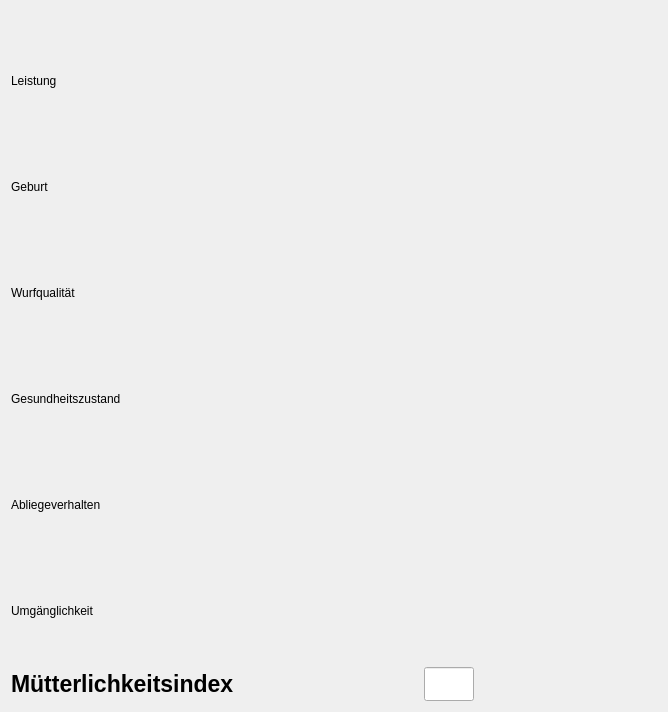
<?xml version="1.0" encoding="UTF-8"?>
<ui version="4.0">
 <class>Form</class>
 <widget class="QWidget" name="Form">
  <property name="geometry">
   <rect>
    <x>0</x>
    <y>0</y>
    <width>668</width>
    <height>567</height>
   </rect>
  </property>
  <property name="windowTitle">
   <string>Form</string>
  </property>
  <layout class="QVBoxLayout" name="verticalLayout">
   <item>
    <spacer name="horizontalSpacer_2">
     <property name="orientation">
      <enum>Qt::Horizontal</enum>
     </property>
     <property name="sizeType">
      <enum>QSizePolicy::Minimum</enum>
     </property>
     <property name="sizeHint" stdset="0">
      <size>
       <width>450</width>
       <height>20</height>
      </size>
     </property>
    </spacer>
   </item>
   <item>
    <layout class="QVBoxLayout" name="verticalLayout_2">
     <item>
      <layout class="QHBoxLayout" name="horizontalLayout_Leistung">
       <item>
        <widget class="QLabel" name="label_Leistung">
         <property name="minimumSize">
          <size>
           <width>150</width>
           <height>0</height>
          </size>
         </property>
         <property name="maximumSize">
          <size>
           <width>150</width>
           <height>16777215</height>
          </size>
         </property>
         <property name="text">
          <string>Leistung</string>
         </property>
        </widget>
       </item>
       <item>
        <spacer name="verticalSpacer">
         <property name="orientation">
          <enum>Qt::Vertical</enum>
         </property>
         <property name="sizeType">
          <enum>QSizePolicy::Minimum</enum>
         </property>
         <property name="sizeHint" stdset="0">
          <size>
           <width>20</width>
           <height>100</height>
          </size>
         </property>
        </spacer>
       </item>
       <item>
        <widget class="QWidget" name="widget_Leistung_Green" native="true">
         <property name="enabled">
          <bool>false</bool>
         </property>
        </widget>
       </item>
       <item>
        <widget class="QWidget" name="widget_Leistung_Yellow" native="true"/>
       </item>
       <item>
        <widget class="QWidget" name="widget_Leistung_Red" native="true"/>
       </item>
      </layout>
     </item>
     <item>
      <layout class="QHBoxLayout" name="horizontalLayout_Geburt">
       <item>
        <widget class="QLabel" name="label_Genurt">
         <property name="minimumSize">
          <size>
           <width>150</width>
           <height>0</height>
          </size>
         </property>
         <property name="maximumSize">
          <size>
           <width>150</width>
           <height>16777215</height>
          </size>
         </property>
         <property name="text">
          <string>Geburt</string>
         </property>
        </widget>
       </item>
       <item>
        <spacer name="verticalSpacer_2">
         <property name="orientation">
          <enum>Qt::Vertical</enum>
         </property>
         <property name="sizeType">
          <enum>QSizePolicy::Minimum</enum>
         </property>
         <property name="sizeHint" stdset="0">
          <size>
           <width>20</width>
           <height>100</height>
          </size>
         </property>
        </spacer>
       </item>
       <item>
        <widget class="QWidget" name="widget_Geburt_Green" native="true"/>
       </item>
       <item>
        <widget class="QWidget" name="widget_Geburt_Yellow" native="true"/>
       </item>
       <item>
        <widget class="QWidget" name="widget_Geburt_Red" native="true"/>
       </item>
      </layout>
     </item>
     <item>
      <layout class="QHBoxLayout" name="horizontalLayout_Wurf">
       <item>
        <widget class="QLabel" name="label_Wurfe">
         <property name="minimumSize">
          <size>
           <width>150</width>
           <height>0</height>
          </size>
         </property>
         <property name="maximumSize">
          <size>
           <width>150</width>
           <height>16777215</height>
          </size>
         </property>
         <property name="text">
          <string>Wurfqualität</string>
         </property>
        </widget>
       </item>
       <item>
        <spacer name="verticalSpacer_3">
         <property name="orientation">
          <enum>Qt::Vertical</enum>
         </property>
         <property name="sizeType">
          <enum>QSizePolicy::Minimum</enum>
         </property>
         <property name="sizeHint" stdset="0">
          <size>
           <width>20</width>
           <height>100</height>
          </size>
         </property>
        </spacer>
       </item>
       <item>
        <widget class="QWidget" name="widget_Wurf_Green" native="true"/>
       </item>
       <item>
        <widget class="QWidget" name="widget_Wurf_Yellow" native="true"/>
       </item>
       <item>
        <widget class="QWidget" name="widget_Wurf_Red" native="true"/>
       </item>
      </layout>
     </item>
     <item>
      <layout class="QHBoxLayout" name="horizontalLayout_Fitness">
       <item>
        <widget class="QLabel" name="label_Fitness">
         <property name="minimumSize">
          <size>
           <width>150</width>
           <height>0</height>
          </size>
         </property>
         <property name="maximumSize">
          <size>
           <width>150</width>
           <height>16777215</height>
          </size>
         </property>
         <property name="text">
          <string>Gesundheitszustand</string>
         </property>
        </widget>
       </item>
       <item>
        <spacer name="verticalSpacer_4">
         <property name="orientation">
          <enum>Qt::Vertical</enum>
         </property>
         <property name="sizeType">
          <enum>QSizePolicy::Minimum</enum>
         </property>
         <property name="sizeHint" stdset="0">
          <size>
           <width>20</width>
           <height>100</height>
          </size>
         </property>
        </spacer>
       </item>
       <item>
        <widget class="QWidget" name="widget_Fitness_Green" native="true"/>
       </item>
       <item>
        <widget class="QWidget" name="widget_Fitness_Yellow" native="true"/>
       </item>
       <item>
        <widget class="QWidget" name="widget_Fitness_Red" native="true"/>
       </item>
      </layout>
     </item>
     <item>
      <layout class="QHBoxLayout" name="horizontalLayout_Abliegeverhalten">
       <item>
        <widget class="QLabel" name="label_Abliegeverhalten">
         <property name="minimumSize">
          <size>
           <width>150</width>
           <height>0</height>
          </size>
         </property>
         <property name="maximumSize">
          <size>
           <width>150</width>
           <height>16777215</height>
          </size>
         </property>
         <property name="text">
          <string>Abliegeverhalten</string>
         </property>
        </widget>
       </item>
       <item>
        <spacer name="verticalSpacer_5">
         <property name="orientation">
          <enum>Qt::Vertical</enum>
         </property>
         <property name="sizeType">
          <enum>QSizePolicy::Minimum</enum>
         </property>
         <property name="sizeHint" stdset="0">
          <size>
           <width>20</width>
           <height>100</height>
          </size>
         </property>
        </spacer>
       </item>
       <item>
        <widget class="QWidget" name="widget_Abliegeverhalten_Green" native="true"/>
       </item>
       <item>
        <widget class="QWidget" name="widget_Abliegeverhalten_Yellow" native="true"/>
       </item>
       <item>
        <widget class="QWidget" name="widget_Abliegeverhalten_Red" native="true"/>
       </item>
      </layout>
     </item>
     <item>
      <layout class="QHBoxLayout" name="horizontalLayout_Umgaenglichkeit">
       <item>
        <widget class="QLabel" name="label_Umgaenglichkeit">
         <property name="minimumSize">
          <size>
           <width>150</width>
           <height>0</height>
          </size>
         </property>
         <property name="maximumSize">
          <size>
           <width>150</width>
           <height>16777215</height>
          </size>
         </property>
         <property name="text">
          <string>Umgänglichkeit</string>
         </property>
        </widget>
       </item>
       <item>
        <spacer name="verticalSpacer_6">
         <property name="orientation">
          <enum>Qt::Vertical</enum>
         </property>
         <property name="sizeType">
          <enum>QSizePolicy::Minimum</enum>
         </property>
         <property name="sizeHint" stdset="0">
          <size>
           <width>20</width>
           <height>100</height>
          </size>
         </property>
        </spacer>
       </item>
       <item>
        <widget class="QWidget" name="widget_Umgaenglichkeit_Green" native="true"/>
       </item>
       <item>
        <widget class="QWidget" name="widget_Umgaenglichkeit_Yellow" native="true"/>
       </item>
       <item>
        <widget class="QWidget" name="widget_Umgaenglichkeit_Red" native="true"/>
       </item>
      </layout>
     </item>
     <item>
      <layout class="QHBoxLayout" name="horizontalLayout_Muetterlichkeitsindex">
       <item>
        <widget class="QLabel" name="label_Muetterlichkeitsindex">
         <property name="font">
          <font>
           <pointsize>17</pointsize>
           <weight>75</weight>
           <bold>true</bold>
          </font>
         </property>
         <property name="text">
          <string>Mütterlichkeitsindex</string>
         </property>
        </widget>
       </item>
       <item>
        <spacer name="horizontalSpacer_22">
         <property name="orientation">
          <enum>Qt::Horizontal</enum>
         </property>
         <property name="sizeHint" stdset="0">
          <size>
           <width>40</width>
           <height>20</height>
          </size>
         </property>
        </spacer>
       </item>
       <item>
        <widget class="QLineEdit" name="lineEdit_Muetterlichkeitsindex">
         <property name="maximumSize">
          <size>
           <width>50</width>
           <height>16777215</height>
          </size>
         </property>
         <property name="font">
          <font>
           <pointsize>17</pointsize>
           <weight>75</weight>
           <bold>true</bold>
          </font>
         </property>
        </widget>
       </item>
       <item>
        <spacer name="horizontalSpacer">
         <property name="orientation">
          <enum>Qt::Horizontal</enum>
         </property>
         <property name="sizeHint" stdset="0">
          <size>
           <width>40</width>
           <height>20</height>
          </size>
         </property>
        </spacer>
       </item>
      </layout>
     </item>
    </layout>
   </item>
  </layout>
 </widget>
 <resources/>
 <connections/>
</ui>
